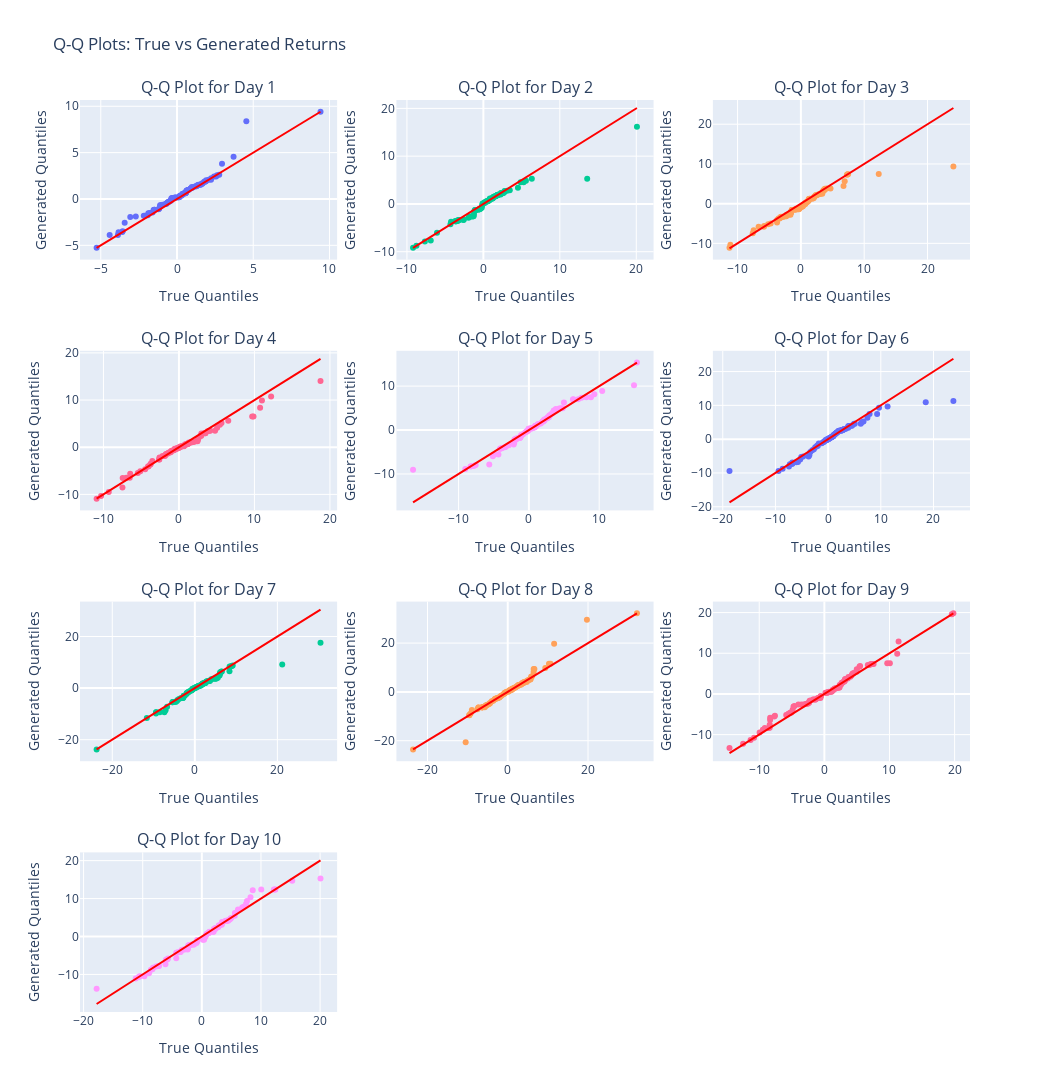

Here is the notebook cell this chart was saved with:
### Code cell
pl.qq_plot(rounded_returns, bootstrap_returns)
